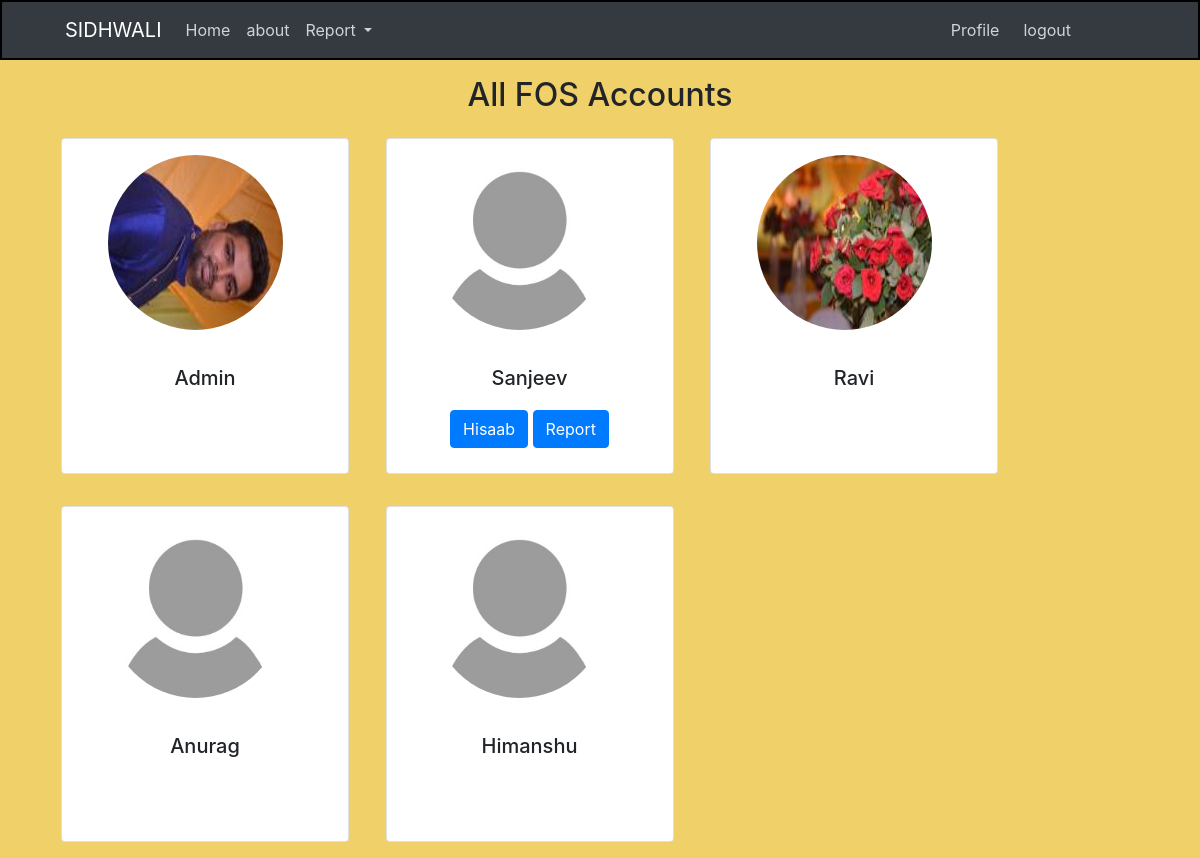
The app's page /home (signed in) with its own data.
### crm/models.py (models this page shows, shortened)
class User(db.Model, UserMixin):
    id = db.Column(db.Integer, primary_key=True)
    username = db.Column(db.String(20), unique=True, nullable=False)
    email = db.Column(db.String(120), unique=True, nullable=False)
    image_file = db.Column(db.String(20), nullable=False, default="default.jpeg")
    password = db.Column(db.String(20), nullable=False)
    pos_id = db.Column(db.Integer, unique=True, nullable=False)
    hisaab = db.relationship("Hisaab", backref="fos", lazy="dynamic")

### crm/routes.py (the view)
@app.route("/home")
@login_required
def home():
    fos = User.query.all()
    hisaab = Hisaab.query.filter()
    return render_template(
        "home.html", title="Home", fos=fos, hisaab=hisaab, admin=admin
    )

### crm/models.py (called while the page is built)
@login_manager.user_loader
def load_user(user_id):
    return User.query.get(int(user_id))

### crm/templates/home.html
{% extends "index.html" %}
{% block content  %}
<div class="container mt-3">
   <h2 class="text-center">All FOS Accounts</h2>
   {% for fse in fos %}
   <div class="card d-inline-flex m-3 align-items-center" style="width: 18rem; height: 21rem;">
      <div class="mt-3">
         <img class="rounded-circle account-img"
            src="{{ url_for("static", filename="profile_pics/" + fse.image_file) }}">
      </div>
      <div class="card-body text-center min">
         <h5 class="card-title">{{fse.username}}</h5>
         {% if current_user.username != admin %}
         {% if fse == current_user %}
         <a href="{{ url_for('hisaab') }}" class="btn btn-primary mt-2">Hisaab</a>
         <a href="{{ url_for('user_hisaab', username=current_user.username) }}" class="btn btn-primary mt-2">Report</a>
         {% endif %}
         {% else  %}
         {% if fse == current_user %}
         <a href="{{ url_for('master') }}" class="btn btn-primary mt-2">Master</a>
         <a href="{{ url_for('report') }}" class="btn btn-primary mt-2">FOS Report</a>
         {% endif %}
         {% endif %}
      </div>
   </div>
   {% endfor %}
</div>
{% endblock content %}

### crm/static/main.css (style rules this page uses)
body { background-color: rgb(240, 208, 104); }
.account-img { height: 175px; width: 175px; margin-right: 20px; margin-bottom: 16px; }

### records on screen
User: image_file (picture), username "Admin"
User: image_file (placeholder picture), username "Sanjeev"
User: image_file (picture), username "Ravi"
User: image_file (placeholder picture), username "Anurag"
User: image_file (placeholder picture), username "Himanshu"
